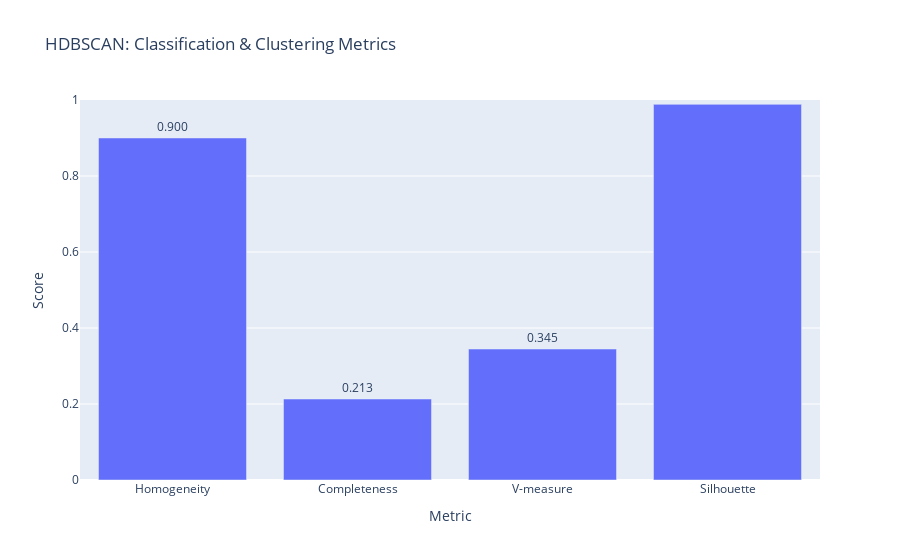

Notebook cell for this chart:
### Markdown cell above
### Every metric

### Code cell
# Visualize HDBSCAN metrics
metrics_display = hdb_metrics_df.reset_index()
fig = px.bar(
    metrics_display,
    x='index',
    y='score',
    title='HDBSCAN: Classification & Clustering Metrics',
    text='score'
)

fig.update_traces(texttemplate='%{text:.3f}', textposition='outside')
fig.update_layout(
    yaxis_range=[0, 1],
    xaxis_title="Metric",
    yaxis_title="Score",
    showlegend=False
)
fig.show()

### Figure 1 — Plotly figure (JSON) as saved in the notebook; plotly's stock layout.template omitted (floating-point values rounded to 4 significant figures)
{"data": [{"hovertemplate": "index=%{x}<br>score=%{text}<extra></extra>", "legendgroup": "", "marker": {"color": "#636efa", "pattern": {"shape": ""}}, "name": "", "orientation": "v", "showlegend": false, "text": [0.9, 0.2131, 0.3446, 0.9885], "textposition": "outside", "texttemplate": "%{text:.3f}", "type": "bar", "x": ["Homogeneity", "Completeness", "V-measure", "Silhouette"], "xaxis": "x", "y": [0.9, 0.2131, 0.3446, 0.9885], "yaxis": "y"}], "layout": {"barmode": "relative", "legend": {"tracegroupgap": 0}, "showlegend": false, "title": {"text": "HDBSCAN: Classification & Clustering Metrics"}, "xaxis": {"anchor": "y", "domain": [0, 1], "title": {"text": "Metric"}}, "yaxis": {"anchor": "x", "domain": [0, 1], "range": [0, 1], "title": {"text": "Score"}}}}
